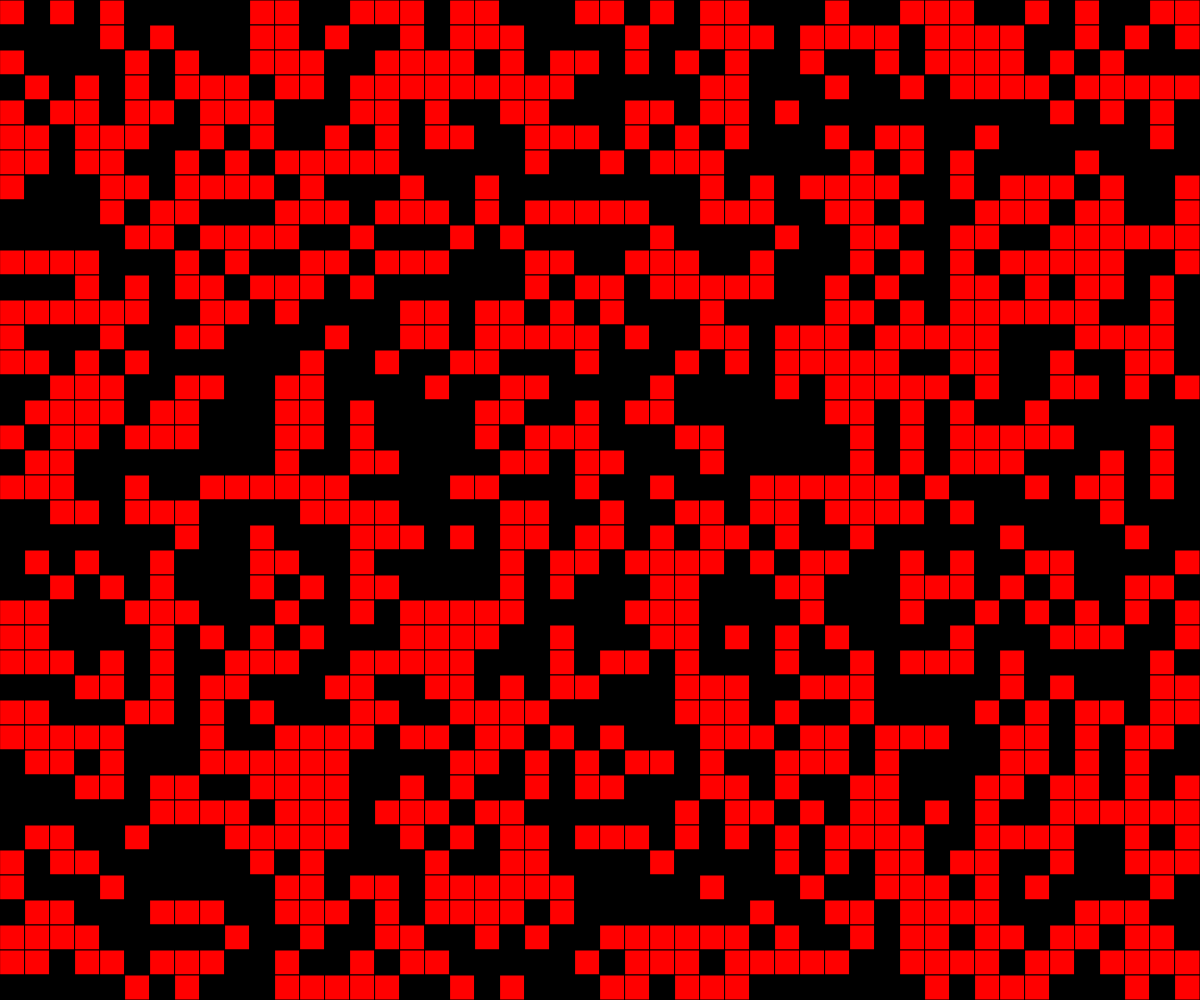
Frame 1 (no input)
Frame 60 (no input): identical to frame 1, image omitted
Frame 120 (the mouse pressed at the canvas centre since frame 60): identical to frame 1, image omitted

The p5.js sketch that drew this single still picture (run headless with seeded random() and noise() and a simulated clock; from frame 60 on, the mouse is pressed at the canvas centre):

// p5.js sketch
// ── sketch.js
// rectangular/screenwide grid demo
// Rainn Morphy
// Oct 28th, 2024

const SIZES_KABOOM = 25;

let gridsKaboom;
let rowsKaboom;
let colsKaboom;


function setup() {
  createCanvas(windowWidth, windowHeight);

  colsKaboom = Math.floor(width / SIZES_KABOOM);
  rowsKaboom = Math.floor(height / SIZES_KABOOM);
  gridsKaboom = randomsKaboom(colsKaboom, rowsKaboom);
}

function draw() {
  background(220);
  displaysKaboom();
}

function displaysKaboom() {
  for (let y = 0; y < rowsKaboom; y++) {
    for (let x = 0; x < colsKaboom; x++) {
      if (gridsKaboom[y][x] === 1) {
        fill("red");
      }
      else if (gridsKaboom[y][x] === 0) {
        fill("black");
      }
      square(x * SIZES_KABOOM, y * SIZES_KABOOM, SIZES_KABOOM);
    }
  }
}

function randomsKaboom(colsBoom, rowsBoom) {
  let newsKaboom = [];
  for (let y = 0; y <= rowsBoom; y++) {
    newsKaboom.push([]);
    for (let x = 0; x <= colsBoom; x++) {
      // toss in a 1 or 0 randomly
      if (random(100) < 50) {
        newsKaboom[y].push(0);
      }
      else {
        newsKaboom[y].push(1);
      }
    }
  }
  return newsKaboom;
}
